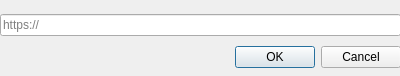
<?xml version="1.0" encoding="UTF-8"?>
<ui version="4.0">
 <class>Dialog</class>
 <widget class="QDialog" name="Dialog">
  <property name="windowModality">
   <enum>Qt::ApplicationModal</enum>
  </property>
  <property name="geometry">
   <rect>
    <x>0</x>
    <y>0</y>
    <width>400</width>
    <height>76</height>
   </rect>
  </property>
  <property name="windowTitle">
   <string>Добавить ссылку</string>
  </property>
  <property name="modal">
   <bool>true</bool>
  </property>
  <widget class="QWidget" name="">
   <property name="geometry">
    <rect>
     <x>0</x>
     <y>10</y>
     <width>401</width>
     <height>64</height>
    </rect>
   </property>
   <layout class="QVBoxLayout" name="verticalLayout">
    <item>
     <widget class="QLineEdit" name="url">
      <property name="toolTip">
       <string>Ссылка</string>
      </property>
      <property name="inputMethodHints">
       <set>Qt::ImhNone</set>
      </property>
      <property name="placeholderText">
       <string>https://</string>
      </property>
      <property name="clearButtonEnabled">
       <bool>true</bool>
      </property>
     </widget>
    </item>
    <item>
     <widget class="QDialogButtonBox" name="buttonBox">
      <property name="orientation">
       <enum>Qt::Horizontal</enum>
      </property>
      <property name="standardButtons">
       <set>QDialogButtonBox::Cancel|QDialogButtonBox::Ok</set>
      </property>
     </widget>
    </item>
   </layout>
  </widget>
 </widget>
 <resources/>
 <connections>
  <connection>
   <sender>buttonBox</sender>
   <signal>accepted()</signal>
   <receiver>Dialog</receiver>
   <slot>accept()</slot>
   <hints>
    <hint type="sourcelabel">
     <x>248</x>
     <y>254</y>
    </hint>
    <hint type="destinationlabel">
     <x>157</x>
     <y>274</y>
    </hint>
   </hints>
  </connection>
  <connection>
   <sender>buttonBox</sender>
   <signal>rejected()</signal>
   <receiver>Dialog</receiver>
   <slot>reject()</slot>
   <hints>
    <hint type="sourcelabel">
     <x>316</x>
     <y>260</y>
    </hint>
    <hint type="destinationlabel">
     <x>286</x>
     <y>274</y>
    </hint>
   </hints>
  </connection>
 </connections>
</ui>
